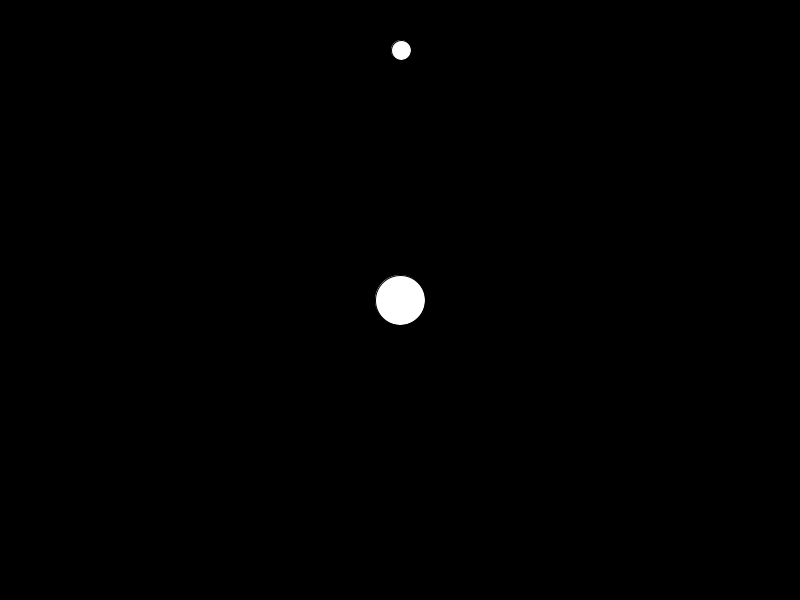
Frame 1 (no input)
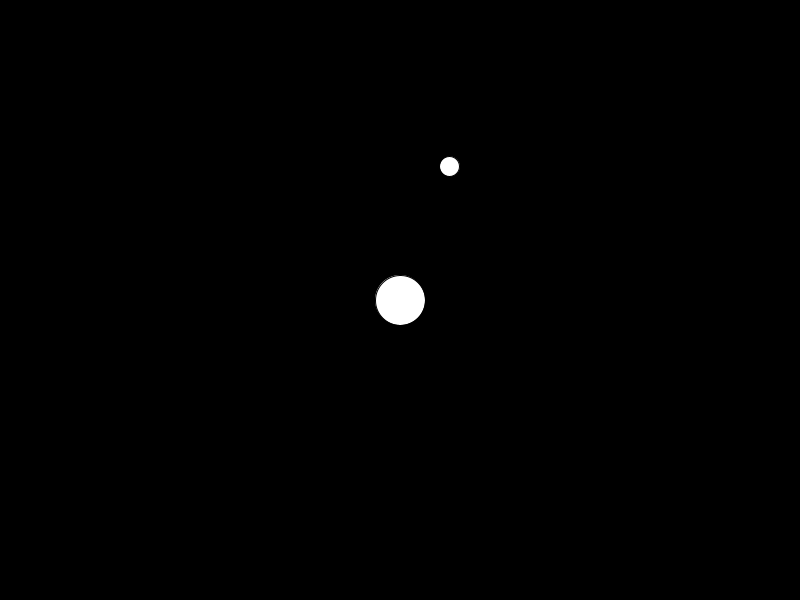
Frame 60 (the mouse pressed at the canvas centre just before this capture)
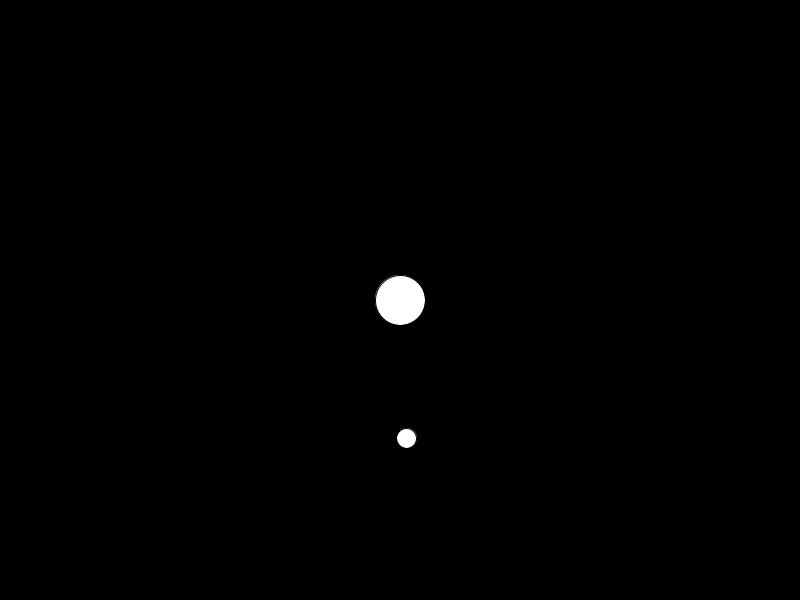
Frame 120 (the mouse held since frame 60 and released just before this capture)

The Processing sketch that drew these frames (run headless with seeded random() and noise(); from frame 60 on, the mouse is pressed at the canvas centre):

// Processing sketch: gravitationalAttraction
// ── gravitationalAttraction.pde
Attractor a;
Mover m;

void setup() {
  size(800, 600);
  a = new Attractor();
  m = new Mover();
  
}

void draw() {
  background(0);
  
  PVector f = a.attract(m);
  m.applyForce(f);
  m.update();
  m.display();
  
  a.display();
}

class Attractor {
  PVector loc;
  float mass;
  float G;
  
  Attractor(){
   loc = new PVector(width/2, height/2);
   mass = 20;
   G = 1;
  
  }

 //this is a function that returns a PVector
 //because we are in the attractor object so we don't need to say attractor.loaction
  PVector attract(Mover m) {
    PVector force = PVector.sub(loc,m.loc);//notice the order of the objects here
    float d = force.mag();
    d = constrain(d,5,25);//notice this is not the real world, so the distance may be too far for the pixels;
    force.normalize();//this is the direction of the force;
    force.mult(G*mass*m.mass/(d*d));
    
    return force;
    
   
    
  }

  void display() {
    ellipse(loc.x, loc.y, 50, 50);
  }
}

class Mover {
  PVector loc;
  PVector vel;
  PVector acc;
  float mass;
  
  Mover(){
   loc = new PVector(400,50);
   vel = new PVector(1,0);
   acc = new PVector(0,0);
   mass = 2;
  
  }

  void update() {
    vel.add(acc);
    loc.add(vel);
    acc.mult(0);
  }

  void applyForce(PVector force) {
    PVector f = PVector.div(force,mass);
    acc.add(force);
  }
  
  void display(){
   ellipse(loc.x,loc.y,20,20);
  }
}
